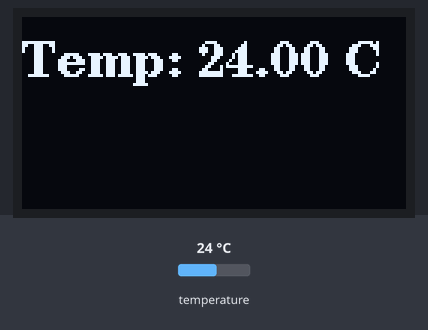
Simulated run of this sketch. Board: Arduino Uno, built with avr-gcc and run on an emulated ATmega328P. Parts: 128×64 one-colour display. Wiring (inferred from the names in the program): TMP102 temperature sensor at I2C address 0x48. The inputs (shaded band) are chosen by the test bench; at power-on: temperature 24 °C. What the sketch prints to the serial monitor is not drawn.

Above: at 1.8 s.
1.9 s: temperature set to 12 °C
At 2.8 s:
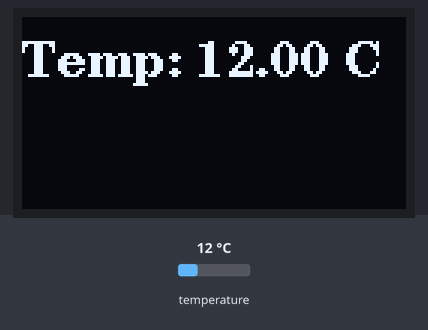
3.6 s: temperature set to 19 °C
At 4.8 s:
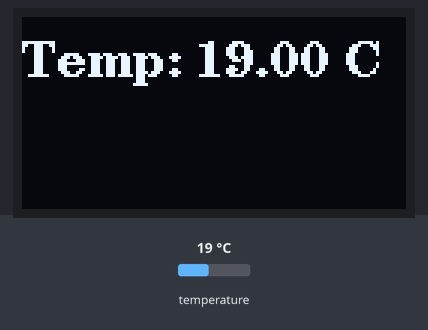
5.8 s: temperature set to 28 °C
At 6.8 s:
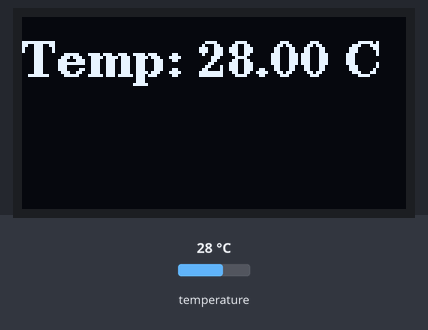
Timing chart, 0 to 8.8 s (numbered marks = the images above; inputs shaded):
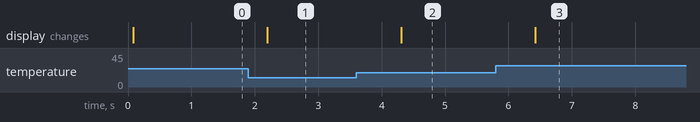

Measured:
- after the input at 1.9 s, the display: changes after 0.30 s (image 1)
- after the input at 3.6 s, the display: changes after 0.71 s (image 2)
- after the input at 5.8 s, the display: changes after 0.62 s (image 3)

The sketch:

hourglass.ino
```cpp
#include <Wire.h>
#include <Arduino.h>
#include <U8g2lib.h>
#include "src/temperature.hpp"

static U8G2_SSD1306_128X64_NONAME_F_HW_I2C u8g2(U8G2_R0, SCL, SDA, U8X8_PIN_NONE);  // High speed I2C

void setup(void) {
  Wire.begin();               // Start I2C communication
  u8g2.begin();               // Initialize the display
  Serial.begin(9600);         // For debugging, if needed
}

void loop(void) {
  float temperature = readTemperatureTMP102();

  u8g2.clearBuffer();
  u8g2.setFont(u8g2_font_ncenB12_tr);

  if (!isnan(temperature)) {
    // Prepare the temperature string to display
    char tempString[16];
    Serial.println(temperature);
    int tempInt = (int)temperature;
    int tempDec = (int)((temperature - tempInt) * 100);
    snprintf(tempString, sizeof(tempString), "Temp: %d.%02d C", tempInt, tempDec);
    Serial.println(tempString);

    u8g2.drawStr(0, 20, tempString);    // Display temperature string
  } else {
    u8g2.drawStr(0, 20, "Sensor Error"); // Show error if reading failed
  }

  u8g2.sendBuffer();                    // Transfer memory to the display
  delay(1000);                          // Update once per second
}
```

temperature.cpp
```cpp
#include "temperature.hpp"
#include <Wire.h>
#include <Arduino.h>

#define TMP102_ADDRESS 0x48   // Default I2C address for TMP102

float readTemperatureTMP102() {
  Wire.beginTransmission(TMP102_ADDRESS);
  Wire.write(0x00);                 // Point to temperature register
  Wire.endTransmission();

  Wire.requestFrom(TMP102_ADDRESS, 2);   // Request 2 bytes from TMP102
  Serial.print("Wire.available(): ");
  Serial.println(Wire.available());

  if (Wire.available() == 2) {           // Check if 2 bytes were received
    byte msb = Wire.read();              // Read the most significant byte
    byte lsb = Wire.read();              // Read the least significant byte

    // Combine bytes and convert to temperature
    int16_t tempRaw = ((msb << 8) | lsb) >> 4;   // 12-bit temperature
    float temperature = tempRaw * 0.0625;        // TMP102 scale factor


    return temperature;
  } else {
    return NAN;  // Return NaN if reading failed
  }
}
```

temperature.hpp
```cpp
#pragma once

float readTemperatureTMP102();
```
